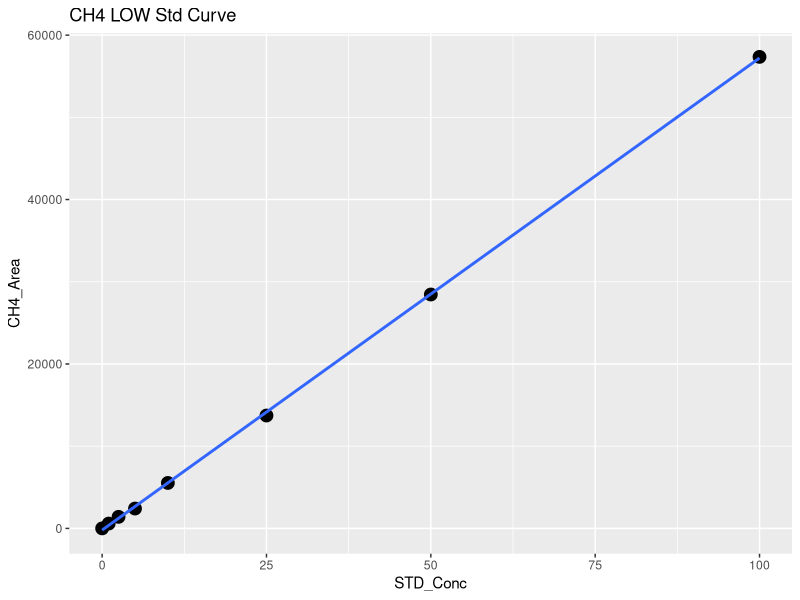
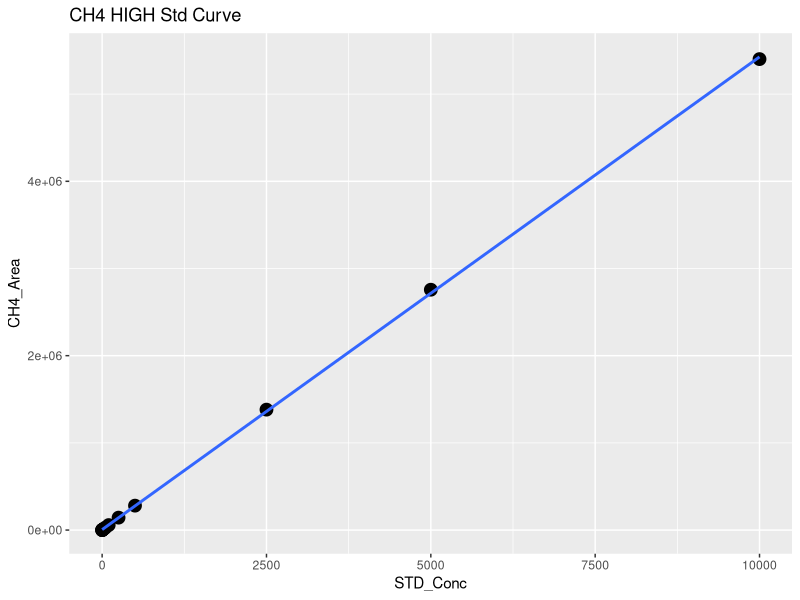
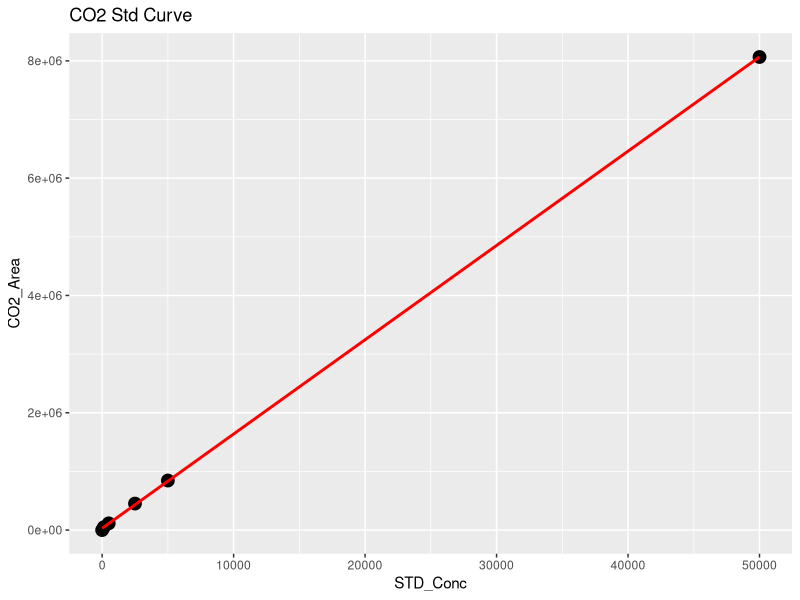
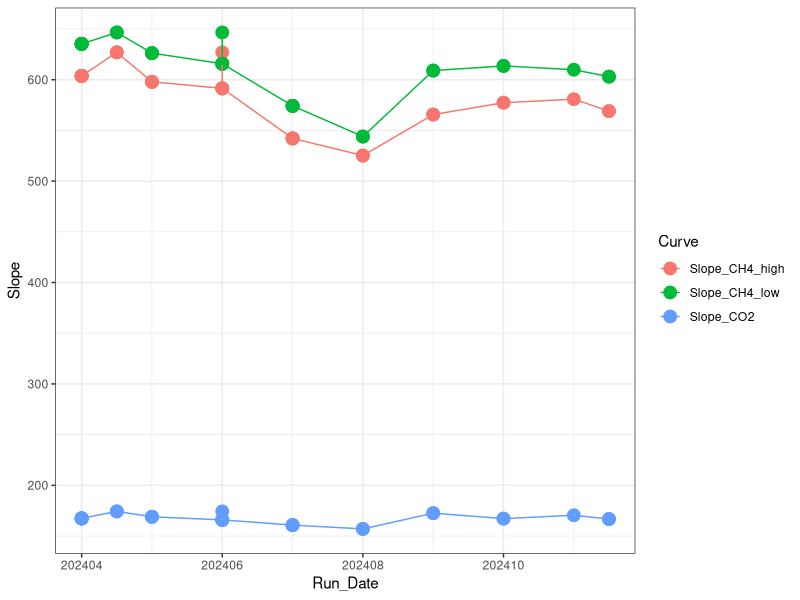

R code for these plots, in order: (Note: this script raises an error after producing the figures.)
## ---- chunk 1
library(dplyr)
library(ggplot2)
library(ggpubr)
library(stringr)
## ---- chunk 2

#Read in June Data 
raw <- read.csv("Raw Data/COMPASS_CBSYN_SGW_202407_entered.csv")
head(raw)

raw <- raw %>%
  rename(Sample_ID = Sample.ID)

#pull out methane standards
stds_ch4 <-  raw %>%  
  filter(str_detect(Sample_Type, "STD_CH4"))
#head(stds_ch4)

#split into high curve and low curve for CH4
stds_ch4_low <- stds_ch4  %>%  
  filter(!STD_Conc > 100)

#Low curve for CH4
CH4_Low <- ggplot(stds_ch4_low, aes(STD_Conc, CH4_Area)) + geom_point(size=4) + 
  geom_smooth(method = "lm", se = FALSE) + labs(title="CH4 LOW Std Curve")
CH4_Low

CH4_Low_lm <- lm(stds_ch4_low$CH4_Area ~ stds_ch4_low$STD_Conc)
summary(CH4_Low_lm)
cf <- coef(CH4_Low_lm)

#create data frame with 1 rows and 0 columns
Slope_CH4_low <- data.frame(matrix(ncol = 0, nrow = 1))
Slope_CH4_low$Curve <- "Slope_CH4_low"
Slope_CH4_low$R2 <- summary(CH4_Low_lm)$adj.r.squared
Slope_CH4_low$Slope <- cf[2]
Slope_CH4_low$Intercept <- cf[1]
#head(Slope_CH4_low)

#High curve for CH4
CH4_High <- ggplot(stds_ch4, aes(STD_Conc, CH4_Area)) + geom_point(size=4) + 
  geom_smooth(method = "lm", se = FALSE) + labs(title="CH4 HIGH Std Curve")
CH4_High

stds_ch4_lm <- lm(stds_ch4$CH4_Area ~ stds_ch4$STD_Conc)
summary(stds_ch4_lm)
cf <- coef(stds_ch4_lm)

#create data frame with 1 rows and 0 columns
Slope_CH4_high <- data.frame(matrix(ncol = 0, nrow = 1))
Slope_CH4_high$Curve <- "Slope_CH4_high"
Slope_CH4_high$R2 <- summary(stds_ch4_lm)$adj.r.squared
Slope_CH4_high$Slope <- cf[2]
Slope_CH4_high$Intercept <- cf[1]
#head(Slope_CH4_high)

#pull out co2 standards
stds_co2 <-  raw %>%  
  filter(str_detect(Sample_Type, "STD_CO2"))
#head(stds_co2)

#CO2 Curve
CO2_stds <- ggplot(stds_co2, aes(STD_Conc, CO2_Area)) + geom_point(size=4) + 
  geom_smooth(method = "lm", se = FALSE, color="red") + labs(title="CO2 Std Curve")
CO2_stds

stds_co2_lm <- lm(stds_co2$CO2_Area ~ stds_co2$STD_Conc)
summary(stds_co2_lm)
cf <- coef(stds_co2_lm)

#create data frame with 1 rows and 0 columns
Slope_CO2 <- data.frame(matrix(ncol = 0, nrow = 1))
Slope_CO2$Curve <- "Slope_CO2"
Slope_CO2$R2 <- summary(stds_co2_lm)$adj.r.squared
Slope_CO2$Slope <- cf[2]
Slope_CO2$Intercept <- cf[1]
#head(Slope_CO2)

#pull all the slopes together into one dataframe 
Slopes <- rbind(Slope_CH4_low, Slope_CH4_high, Slope_CO2)
#head(Slopes)

#needs changed each time #####
Slopes$Run_Date <- c(202407, 202407, 202407)

log <- read.csv("Raw Data/COMPASS_Varian_QAQC_2024.csv")
head(log)
log <- log[ ,-c(1)]
log <- rbind(log, Slopes)

Slopes_chk <- ggplot(log, aes(Run_Date, Slope, col=Curve)) + geom_point(size=4) + geom_line() + theme_bw()
Slopes_chk

write.csv(log, "Raw Data/COMPASS_Varian_QAQC_2024.csv")
## ---- chunk 3
#head(raw)

#pull out methane standards
Samples <-  raw %>%  
  filter(!str_detect(Sample_Type, "STD_CH4")) %>%  
  filter(!str_detect(Sample_Type, "STD_CO2")) %>%  
  filter(!str_detect(Sample_Type, "Blank")) %>%  
  filter(!str_detect(Sample_Type, "Chk_STD")) %>%  
   filter(!str_detect(Sample_Type, "CHKSTD")) %>%
  filter(!str_detect(Sample_Type, "NA"))
#head(Samples)

#Now flag any areas that are above the 100ppm area for CH4
Samples$CH4_Curve <- ifelse(Samples$CH4_Area >71000, "High", "Low")
#head(Samples)

#Calculate CH4 concentrations in ppm
Samples$CH4_Conc_ppm <- ifelse(Samples$CH4_Area >71000, (Samples$CH4_Area-Slope_CH4_high$Intercept)/Slope_CH4_high$Slope,                                       (Samples$CH4_Area-Slope_CH4_low$Intercept)/Slope_CH4_low$Slope )

#Calculate CO2 concentrations in ppm 
Samples$CO2_Conc_ppm <- ((Samples$CO2_Area-Slope_CO2$Intercept)/Slope_CO2$Slope) 

#head(Samples)

##########make flags for any dilutions needed 
#highest CH4 standard = 10000
#highest CO2 standard = 50000

Samples$CH4_Flag <- ifelse(Samples$CH4_Conc_ppm >10000, "Needs Dilution", "Within Range")
Samples$CO2_Flag <- ifelse(Samples$CO2_Conc_ppm >50000, "Needs Dilution", "Within Range")
#head(Samples)

## ---- chunk 4

chks <-  raw %>%  
  filter(!str_detect(Sample_Type, "STD_CH4")) %>%  
  filter(!str_detect(Sample_Type, "STD_CO2")) %>%  
  filter(!str_detect(Sample_Type, "Blank")) %>%  
  filter(!str_detect(Sample_Type, "Unknown")) %>%  
  filter(!str_detect(Sample_Type, "NA"))
#head(chks)

#Calculate CH4 concentrations in ppm
chks$CH4_Conc_ppm <- ifelse(chks$CH4_Area >71000, 
                      (chks$CH4_Area-Slope_CH4_high$Intercept)/Slope_CH4_high$Slope,                                       (chks$CH4_Area-Slope_CH4_low$Intercept)/Slope_CH4_low$Slope )

#Calculate CO2 concentrations in ppm 
chks$CO2_Conc_ppm <- ((chks$CO2_Area-Slope_CO2$Intercept)/Slope_CO2$Slope)



#change this if check standard concentrations are different 
level_ch4 <- 5      #ppm
level_co2 <- 1000   #ppm

#calculate percent difference of check standards 
chks$Ch4_diff <- ((chks$CH4_Conc_ppm - level_ch4)/((chks$CH4_Conc_ppm + level_ch4)/2)) * 100
chks$CH4_diff_flag <-  ifelse(chks$Ch4_diff <10, 'YES', 'NO, rerun')

chks$CO2_diff <- ((chks$CO2_Conc_ppm - level_co2)/((chks$CO2_Conc_ppm + level_co2)/2)) * 100
chks$CO2_diff_flag <-  ifelse(chks$CO2_diff <10, 'YES', 'NO, rerun')

#now plot the Ch4 concentrations and the CO2 concentrations vs. the expected concentration 
#then also make the color the percent difference between the expected and observed concentration 

ch4_chk <-  ggplot(data = chks, aes(x = Sample_ID, y = CH4_Conc_ppm, fill=CH4_diff_flag)) +
       geom_bar(stat = 'identity') + 
        scale_fill_manual(values=c( "darkgreen", "darkgrey"))+
        #scale_fill_gradient2(low='red', mid='white', high='blue', space='Lab') + 
        theme_classic() + labs(x= " ", y="CH4  (ppm)", title="Check Stds: CH4") + 
        theme(legend.position="bottom") +  geom_hline(yintercept=level_ch4, linetype="dashed", 
                color = "black", size=1)


co2_chk <-  ggplot(data = chks, aes(x = Sample_ID, y = CO2_Conc_ppm, fill=CO2_diff_flag)) +
       geom_bar(stat = 'identity') + 
        scale_fill_manual(values=c("darkgreen", "darkgrey"))+
        #scale_fill_gradient2(low='red', mid='white', high='blue', space='Lab') + 
        theme_classic() + labs(x= " ", y="CO2  (ppm)", title="Check Stds: CO2") + 
        theme(legend.position="bottom") +  geom_hline(yintercept=level_co2, linetype="dashed", 
                color = "black", size=1)

ggarrange(ch4_chk, co2_chk, nrow=1, ncol=2)


## ---- chunk 5

#multiply the concentration by the dilution factor
Samples$CH4_Conc_ppm_dilcorr <- (Samples$CH4_Conc_ppm * Samples$Dilution_Factor)

Samples$CO2_Conc_ppm_dilcorr <- (Samples$CO2_Conc_ppm * Samples$Dilution_Factor)

#check results
#head(Samples)

#quick first look at the samples 
ch4_samples <-  ggplot(data = Samples, aes(x = Sample_ID, y = CH4_Conc_ppm, fill=CH4_Flag)) +
       geom_bar(stat = 'identity') + 
        scale_fill_manual(values=c("red","darkgreen"))+
        #scale_fill_gradient2(low='red', mid='white', high='blue', space='Lab') + 
        theme_classic() + labs(x= " ", y="CH4 (ppm)", title="CH4: Green = Within Range") + 
        theme(legend.position="none") 


co2_samples <-  ggplot(data = Samples, aes(x = Sample_ID, y = CO2_Conc_ppm, fill=CO2_Flag)) +
       geom_bar(stat = 'identity') + 
        scale_fill_manual(values=c("red", "darkgreen"))+
        #scale_fill_gradient2(low='red', mid='white', high='blue', space='Lab') + 
        theme_classic() + labs(x= " ", y="CO2 (ppm)", title="CO2: Green = Within Range") + 
        theme(legend.position="none") 

ggarrange(ch4_samples, co2_samples, nrow=1, ncol=2)


## ---- chunk 6

# Convert ppm CH4 to total umol CH4 in the sample headspace
# use Ideal Gas Law:  
#   hdsp umol CH4 = ppm CH4*(PV/RT) 
#      P = 1 (pressure in atm)
#      R = 0.082 (gas constant)
#      V = 0.015 (gas syringe volume in L)
#      T = "TempC" column value in Kelvin (equilibration temperature)

#set the volume used for the sample
#volume = 0.02
#TempC <-  25 #I am assuming 25C not sure how we want to handle this

#Calculate CH4 concentrations in ppm
#Samples$CH4_Conc_umol <- ifelse(Samples$G_W == "W",
#                    ((Samples$CH4_Conc_ppm_dilcorr*((1*volume/1000)/(0.08206*(TempC+273.15))))/(volume/1000)),
#                    ((((Samples$CH4_Conc_ppm_dilcorr/1000))/16.04)*1000000  ))
#Samples$CO2_Conc_umol <- ifelse(Samples$G_W == "W",
#                    ((Samples$CO2_Conc_ppm_dilcorr*((1*volume/1000)/(0.08206*(TempC+273.15))))/(volume/1000)),
#                    ((((Samples$CO2_Conc_ppm_dilcorr/1000))/16.04)*1000000  ))

#do an if then statement (if it says water use this and if it says gas then use )
#Samples$hdsp_umol_CH4 <- (Samples$CH4_Conc_ppm_dilcorr*((1*volume/1000)/(0.08206*(TempC+273.15))))/(volume/1000)
#Samples$hdsp_umol_CO2 <- Samples$CO2_Conc_ppm_dilcorr*((1*volume/1000)/(0.08206*(TempC+273.15)))
# Convert headspace CH4 to dissolved umol/L Ch4 in sample
#Samples$pw_umol_CH4 <- Samples$hdsp_umol_CH4/(volume/1000)

#quick first look at the samples 
#ch4_samples1 <-  ggplot(data = Samples, aes(x = Sample_ID, y = CH4_Conc_umol, fill=G_W)) +
#       geom_bar(stat = 'identity') + 
 #       scale_fill_manual(values=c("darkgrey","darkblue"))+
        #scale_fill_gradient2(low='red', mid='white', high='blue', space='Lab') + 
 #       theme_classic() + labs(x= " ", y="CH4 (uM)", title="CH4: Blue = PW Sample") + 
 #       theme(legend.position="none") 


#co2_samples1 <-  ggplot(data = Samples, aes(x = Sample_ID, y = CO2_Conc_umol, fill=G_W)) +
 #      geom_bar(stat = 'identity') + 
#        scale_fill_manual(values=c("darkgrey","darkblue"))+
        #scale_fill_gradient2(low='red', mid='white', high='blue', space='Lab') + 
#        theme_classic() + labs(x= " ", y="CO2 (uM)", title="CO2: Blue = PW Sample") + 
#        theme(legend.position="none") 

#ggarrange(ch4_samples1, co2_samples1, nrow=1, ncol=2)

## ---- chunk 7

#pull out what we need 
Samples1 <- Samples[ ,c(1:3,6:9,18:21)]
#head(Samples1)

IDs <- data.frame(do.call('rbind', strsplit(as.character(Samples1$Sample_ID),'_',fixed=TRUE)))
colnames(IDs) <- c("Site" , "Zone", "Replicate", "Depth")
IDs$Depth1 <- ifelse(IDs$Depth == '10cm', '10', 
                 ifelse(IDs$Depth == '20cm', '20', 
                        ifelse(IDs$Depth == '45cm', '45', '0')))
head(IDs)

#rejoin them to the dataframe
alldat <- cbind(IDs, Samples1)
head(alldat)

write.csv(alldat, "Processed Data/COMPASS_CBSYN_SGW_202407_Processed.csv")
